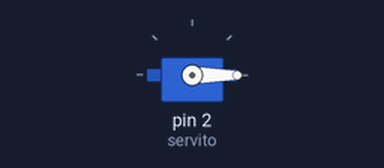
This sketch was run on a simulated Arduino Uno, built with avr-gcc and run on an emulated ATmega328P. Shown: servo.

Above: at 0.1 s.
At 113.1 s:
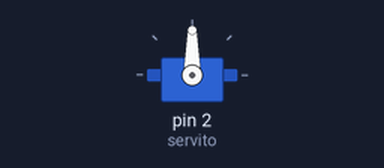
Timing chart, 0 to 114.6 s (numbered marks = the images above):
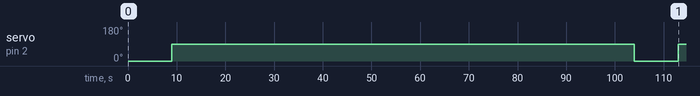

The sketch:

ConveyorBelt.ino
```cpp
#include <Servo.h>
Servo servito;

void setup() {
  servito.attach(2);
}

void loop() {

      servito.write(0);
      delay(9000);
      servito.write(90);
      delay(95000);

}
```

Measured:
- by itself, servo on pin 2 (servito): 0° → 90° at 9.0 s, → 0° 95.0 s later, → 90° 9.0 s later
